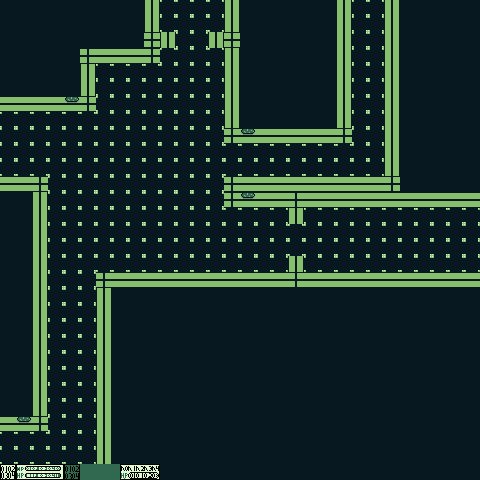

Tiled map render using the project's own tile images. Description and the whole map definition, tile-layer contents included, below:
An orthogonal 30x30 tile map with 16x16 px tiles, 2 tile layers (Tile Layer 1, Tile Layer 2), 2 tilesets.

<map version="1.10" tiledversion="1.11.0" orientation="orthogonal" renderorder="right-down" width="30" height="30" tilewidth="16" tileheight="16" infinite="0" nextlayerid="3" nextobjectid="1">
 <tileset firstgid="1" source="Temporal Light/temporal_light_tileset2.tsx" />
 <tileset firstgid="4097" source="Temporal Light/temporal_light_tileset.tsx" />
 <layer id="1" name="Tile Layer 1" width="30" height="30">
  <data encoding="csv">
7045,7045,7045,7045,7045,7045,7045,7045,7045,6406,130,130,130,130,6406,7045,7045,7045,7045,7045,7045,6406,130,130,6406,7045,7045,7045,7045,7045,
7045,7045,7045,7045,7045,7045,7045,7045,7045,6406,130,130,130,130,6406,7045,7045,7045,7045,7045,7045,6406,130,130,6406,7045,7045,7045,7045,7045,
7045,7045,7045,7045,7045,7045,7045,7045,7045,6406,130,130,130,130,6406,7045,7045,7045,7045,7045,7045,6406,130,130,6406,7045,7045,7045,7045,7045,
7045,7045,7045,7045,7045,6728,6531,6531,6531,6728,130,130,130,130,6406,7045,7045,7045,7045,7045,7045,6406,130,130,6406,7045,7045,7045,7045,7045,
7045,7045,7045,7045,7045,6406,130,130,130,130,130,130,130,130,6406,7045,7045,7045,7045,7045,7045,6406,130,130,6406,7045,7045,7045,7045,7045,
7045,7045,7045,7045,7045,6406,130,130,130,130,130,130,130,130,6406,7045,7045,7045,7045,7045,7045,6406,130,130,6406,7045,7045,7045,7045,7045,
6531,6531,6531,6531,6531,6728,130,130,130,130,130,130,130,130,6406,7045,7045,7045,7045,7045,7045,6406,130,130,6406,7045,7045,7045,7045,7045,
130,130,130,130,130,130,130,130,130,130,130,130,130,130,6406,7045,7045,7045,7045,7045,7045,6406,130,130,6406,7045,7045,7045,7045,7045,
130,130,130,130,130,130,130,130,130,130,130,130,130,130,6728,6531,6531,6531,6531,6531,6531,6728,130,130,6406,7045,7045,7045,7045,7045,
130,130,130,130,130,130,130,130,130,130,130,130,130,130,130,130,130,130,130,130,130,130,130,130,6406,7045,7045,7045,7045,7045,
130,130,130,130,130,130,130,130,130,130,130,130,130,130,130,130,130,130,130,130,130,130,130,130,6406,7045,7045,7045,7045,7045,
6531,6531,6728,130,130,130,130,130,130,130,130,130,130,130,6728,6531,6531,6531,6531,6531,6531,6531,6531,6531,6728,7045,7045,7045,7045,7045,
7045,7045,6406,130,130,130,130,130,130,130,130,130,130,130,6728,6531,6531,6531,6531,6531,6531,6531,6531,6531,6531,6531,6531,6531,6531,6531,
7045,7045,6406,130,130,130,130,130,130,130,130,130,130,130,130,130,130,130,130,130,130,130,130,130,130,130,130,130,130,130,
7045,7045,6406,130,130,130,130,130,130,130,130,130,130,130,130,130,130,130,130,130,130,130,130,130,130,130,130,130,130,130,
7045,7045,6406,130,130,130,130,130,130,130,130,130,130,130,130,130,130,130,130,130,130,130,130,130,130,130,130,130,130,130,
7045,7045,6406,130,130,130,130,130,130,130,130,130,130,130,130,130,130,130,130,130,130,130,130,130,130,130,130,130,130,130,
7045,7045,6406,130,130,130,6728,6531,6531,6531,6531,6531,6531,6531,6531,6531,6531,6531,6531,6531,6531,6531,6531,6531,6531,6531,6531,6531,6531,6531,
7045,7045,6406,130,130,130,6406,7045,7045,7045,7045,7045,7045,7045,7045,7045,7045,7045,7045,7045,7045,7045,7045,7045,7045,7045,7045,7045,7045,7045,
7045,7045,6406,130,130,130,6406,7045,7045,7045,7045,7045,7045,7045,7045,7045,7045,7045,7045,7045,7045,7045,7045,7045,7045,7045,7045,7045,7045,7045,
7045,7045,6406,130,130,130,6406,7045,7045,7045,7045,7045,7045,7045,7045,7045,7045,7045,7045,7045,7045,7045,7045,7045,7045,7045,7045,7045,7045,7045,
7045,7045,6406,130,130,130,6406,7045,7045,7045,7045,7045,7045,7045,7045,7045,7045,7045,7045,7045,7045,7045,7045,7045,7045,7045,7045,7045,7045,7045,
7045,7045,6406,130,130,130,6406,7045,7045,7045,7045,7045,7045,7045,7045,7045,7045,7045,7045,7045,7045,7045,7045,7045,7045,7045,7045,7045,7045,7045,
7045,7045,6406,130,130,130,6406,7045,7045,7045,7045,7045,7045,7045,7045,7045,7045,7045,7045,7045,7045,7045,7045,7045,7045,7045,7045,7045,7045,7045,
7045,7045,6406,130,130,130,6406,7045,7045,7045,7045,7045,7045,7045,7045,7045,7045,7045,7045,7045,7045,7045,7045,7045,7045,7045,7045,7045,7045,7045,
7045,7045,6406,130,130,130,6406,7045,7045,7045,7045,7045,7045,7045,7045,7045,7045,7045,7045,7045,7045,7045,7045,7045,7045,7045,7045,7045,7045,7045,
6531,6531,6728,130,130,130,6406,7045,7045,7045,7045,7045,7045,7045,7045,7045,7045,7045,7045,7045,7045,7045,7045,7045,7045,7045,7045,7045,7045,7045,
130,130,130,130,130,130,6406,7045,7045,7045,7045,7045,7045,7045,7045,7045,7045,7045,7045,7045,7045,7045,7045,7045,7045,7045,7045,7045,7045,7045,
130,130,130,130,130,130,6406,7045,7045,7045,7045,7045,7045,7045,7045,7045,7045,7045,7045,7045,7045,7045,7045,7045,7045,7045,7045,7045,7045,7045,
6531,6531,6531,6531,6531,6531,6728,7045,7045,7045,7045,7045,7045,7045,7045,7045,7045,7045,7045,7045,7045,7045,7045,7045,7045,7045,7045,7045,7045,7045
</data>
 </layer>
 <layer id="2" name="Tile Layer 2" width="30" height="30">
  <data encoding="csv">
0,0,0,0,0,0,0,0,0,0,0,0,0,0,0,0,0,0,0,0,0,0,0,0,0,0,0,0,0,0,
0,0,0,0,0,0,0,0,0,6406,0,0,0,0,6406,0,0,0,0,0,0,0,0,0,0,0,0,0,0,0,
0,0,0,0,0,0,0,0,0,6728,6406,0,0,6406,6728,0,0,0,0,0,0,0,0,0,0,0,0,0,0,0,
0,0,0,0,0,0,0,0,0,0,0,0,0,0,0,0,0,0,0,0,0,0,0,0,0,0,0,0,0,0,
0,0,0,0,0,0,0,0,0,0,0,0,0,0,0,0,0,0,0,0,0,0,0,0,0,0,0,0,0,0,
0,0,0,0,0,0,0,0,0,0,0,0,0,0,0,0,0,0,0,0,0,0,0,0,0,0,0,0,0,0,
0,0,0,0,4484,0,0,0,0,0,0,0,0,0,0,0,0,0,0,0,0,0,0,0,0,0,0,0,0,0,
0,0,0,0,0,0,0,0,0,0,0,0,0,0,0,0,0,0,0,0,0,0,0,0,0,0,0,0,0,0,
0,0,0,0,0,0,0,0,0,0,0,0,0,0,0,4484,0,0,0,0,0,0,0,0,0,0,0,0,0,0,
0,0,0,0,0,0,0,0,0,0,0,0,0,0,0,0,0,0,0,0,0,0,0,0,0,0,0,0,0,0,
0,0,0,0,0,0,0,0,0,0,0,0,0,0,0,0,0,0,0,0,0,0,0,0,0,0,0,0,0,0,
0,0,0,0,0,0,0,0,0,0,0,0,0,0,0,0,0,0,0,0,0,0,0,0,0,0,0,0,0,0,
0,0,0,0,0,0,0,0,0,0,0,0,0,0,0,4484,0,0,6728,0,0,0,0,0,0,0,0,0,0,0,
0,0,0,0,0,0,0,0,0,0,0,0,0,0,0,0,0,0,6406,0,0,0,0,0,0,0,0,0,0,0,
0,0,0,0,0,0,0,0,0,0,0,0,0,0,0,0,0,0,0,0,0,0,0,0,0,0,0,0,0,0,
0,0,0,0,0,0,0,0,0,0,0,0,0,0,0,0,0,0,0,0,0,0,0,0,0,0,0,0,0,0,
0,0,0,0,0,0,0,0,0,0,0,0,0,0,0,0,0,0,6406,0,0,0,0,0,0,0,0,0,0,0,
0,0,0,0,0,0,0,0,0,0,0,0,0,0,0,0,0,0,6728,0,0,0,0,0,0,0,0,0,0,0,
0,0,0,0,0,0,0,0,0,0,0,0,0,0,0,0,0,0,0,0,0,0,0,0,0,0,0,0,0,0,
0,0,0,0,0,0,0,0,0,0,0,0,0,0,0,0,0,0,0,0,0,0,0,0,0,0,0,0,0,0,
0,0,0,0,0,0,0,0,0,0,0,0,0,0,0,0,0,0,0,0,0,0,0,0,0,0,0,0,0,0,
0,0,0,0,0,0,0,0,0,0,0,0,0,0,0,0,0,0,0,0,0,0,0,0,0,0,0,0,0,0,
0,0,0,0,0,0,0,0,0,0,0,0,0,0,0,0,0,0,0,0,0,0,0,0,0,0,0,0,0,0,
0,0,0,0,0,0,0,0,0,0,0,0,0,0,0,0,0,0,0,0,0,0,0,0,0,0,0,0,0,0,
0,0,0,0,0,0,0,0,0,0,0,0,0,0,0,0,0,0,0,0,0,0,0,0,0,0,0,0,0,0,
0,0,0,0,0,0,0,0,0,0,0,0,0,0,0,0,0,0,0,0,0,0,0,0,0,0,0,0,0,0,
0,4484,0,0,0,0,0,0,0,0,0,0,0,0,0,0,0,0,0,0,0,0,0,0,0,0,0,0,0,0,
0,0,0,0,0,0,0,0,0,0,0,0,0,0,0,0,0,0,0,0,0,0,0,0,0,0,0,0,0,0,
0,0,0,0,0,0,0,0,0,0,0,0,0,0,0,0,0,0,0,0,0,0,0,0,0,0,0,0,0,0,
6037,6038,6039,6040,6041,6042,6042,6043,6044,6045,0,0,0,0,0,0,0,0,0,0,0,0,0,0,0,0,0,0,0,0
</data>
 </layer>
</map>
